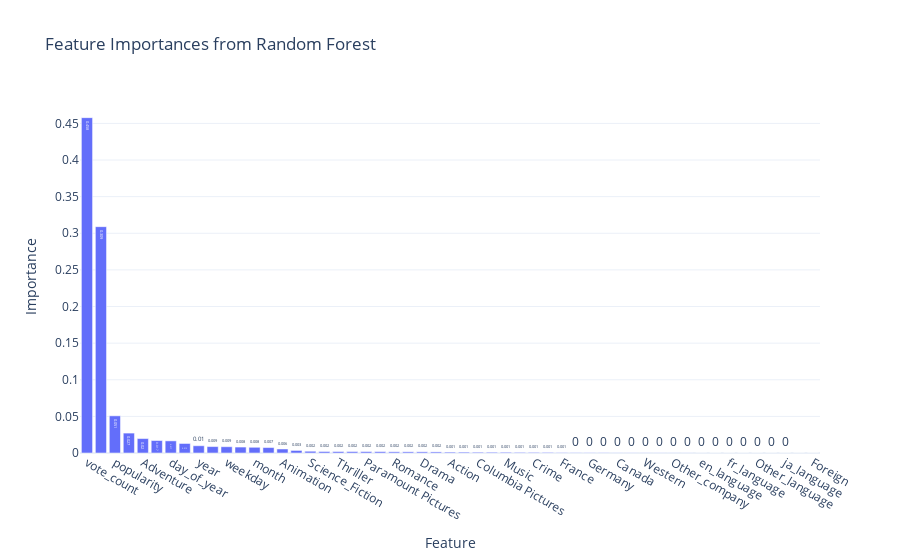

The code cell stored with this chart in its notebook:
### Code cell
# Extract feature importances
importances = rf_regressor.feature_importances_

# Create a DataFrame for easy visualization
importance_df = pd.DataFrame({
    'Feature': X_train.columns,
    'Importance': importances
}).sort_values(by='Importance', ascending=False)

# Plotly bar chart
fig = go.Figure(go.Bar(
    x=importance_df['Feature'],
    y=importance_df['Importance'],
    text=importance_df['Importance'].round(3),  # Show importance values on bars
    textposition='auto'  # Display text directly on top of bars
))

# Customize layout
fig.update_layout(
    title="Feature Importances from Random Forest",
    xaxis_title="Feature",
    yaxis_title="Importance",
    template="plotly_white",
)

# Show plot
fig.show()

### Figure 1 — Plotly figure (JSON) as saved in the notebook; plotly's stock layout.template omitted (floating-point values rounded to 4 significant figures)
{"data": [{"text": [0.458, 0.309, 0.051, 0.027, 0.02, 0.017, 0.017, 0.013, 0.01, 0.009, 0.009, 0.008, 0.008, 0.007, 0.006, 0.003, 0.002, 0.002, 0.002, 0.002, 0.002, 0.002, 0.002, 0.002, 0.002, 0.002, 0.001, 0.001, 0.001, 0.001, 0.001, 0.001, 0.001, 0.001, 0.001, 0, 0, 0, 0, 0, 0, 0, 0, 0, 0, 0, 0, 0, 0, 0, 0, 0, 0], "textposition": "auto", "type": "bar", "x": ["vote_count", "budget", "popularity", "runtime", "Adventure", "vote_average", "day_of_year", "day", "year", "gdp", "weekday", "Twentieth Century Fox Film Corporation", "month", "Family", "Animation", "Fantasy", "Science_Fiction", "Dune Entertainment", "Thriller", "United Kingdom", "Paramount Pictures", "Universal Pictures", "Romance", "Comedy", "Drama", "Village Roadshow Pictures", "Action", "Warner Bros.", "Columbia Pictures", "Other_country", "Music", "New Line Cinema", "Crime", "Walt Disney Pictures", "France", "Horror", "Germany", "Mystery", "Canada", "War", "Western", "Relativity Media", "Other_company", "United States of America", "en_language", "History", "fr_language", "Documentary", "Other_language", "es_language", "ja_language", "zh_language", "Foreign"], "y": [0.4578, 0.309, 0.05076, 0.02718, 0.01971, 0.01702, 0.01656, 0.013, 0.009897, 0.008778, 0.008562, 0.008107, 0.007792, 0.00744, 0.005502, 0.003494, 0.002401, 0.002047, 0.001961, 0.001938, 0.001905, 0.001838, 0.001639, 0.001604, 0.001602, 0.0015, 0.001195, 0.001194, 0.00105, 0.001033, 0.001004, 0.0008616, 0.0008272, 0.0008118, 0.0005006, 0.000409, 0.0003728, 0.0003459, 0.0002212, 0.0002101, 0.0002087, 0.0001887, 0.0001647, 0.0001399, 6.074e-05, 4.617e-05, 3.596e-05, 2.006e-05, 1.989e-05, 1.25e-05, 1.242e-05, 4.326e-06, 7.455e-13]}], "layout": {"title": {"text": "Feature Importances from Random Forest"}, "xaxis": {"title": {"text": "Feature"}}, "yaxis": {"title": {"text": "Importance"}}}}
